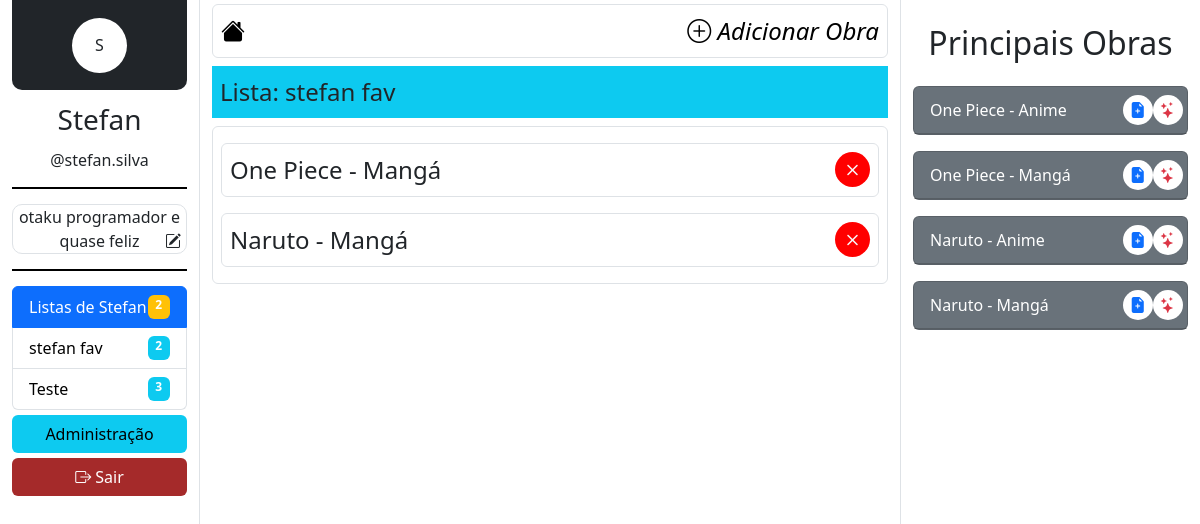
The page /Lista/1 (signed in) on the database its author committed.
### webapp/models.py (models this page shows, shortened)
class Usuario(models.Model):
    class Meta:
        verbose_name = "Usuário"
        verbose_name_plural = "Usuários"
    nome = models.CharField("Nome do Usuario", max_length=150)
    biografia = models.TextField("Biografia do Usuario", max_length=1500, blank=True, null=True)
    user = models.ForeignKey(User, on_delete=models.CASCADE)
    def GetInicial(self):
        iniciais = ""
        n = self.nome.split(" ")
        for i in n:
            iniciais+=i[0]
        return iniciais

class Lista(models.Model):
    titulo = models.CharField("titulo da lista", max_length=150)
    autor = models.ForeignKey(Usuario, on_delete=models.CASCADE, blank=True, null=True)
    obras = models.ManyToManyField(Obra, blank=True)
    def getQtdItens(self):
        return len(list(self.obras.all()))

class Obra(models.Model):
    class Meta:
        verbose_name = "Obra"
        verbose_name_plural = "Obras"
    nome = models.CharField("Nome do anime", max_length=250)
    resumo = models.TextField("Resumo do anime", max_length=2500, blank=True, null=True)
    tipos = (
        ("0","Anime"),
        ("1","Mangá"),
        ("2","Jogo"),
    )
    tipo = models.CharField("Tipo de obra", choices=tipos, max_length=15, default=tipos[0][1])
    def __str__(self):
        return self.nome + " - " + str(self.tipos[int(self.tipo)][1])

### webapp/views.py (the view)
# urls.py: path('Lista/<int:id>', ListaView, name="Lista"),
def ListaView(request, id):
    usuario = None
    listas = []
    feed = []
    if request.user.is_authenticated:
        usuario = Usuario.objects.get(user=request.user)
        listas = list(Lista.objects.filter(autor = usuario))
        principal = Lista.objects.get(pk=id)
    return render(request, 'conteudo_lista.html', {
        "titulo": "Lista: "+principal.titulo,
        "user":usuario,
        "obras":Obra.objects.all(),
        'listas':listas,
        "len_listas":len(listas),
        'lista_principal': principal,
    })

### webapp/templates/conteudo_lista.html
{% extends 'home.html' %}
{% block conteudo %}
    <div class="w-100 border m-1 p-2 rounded fs-4 d-flex justify-content-between">
        <a href="{% url 'Home' %}"><i class="bi bi-house-fill"></i></a>
        <a href="{% url 'Home' %}"><i class="bi bi-plus-circle"> Adicionar Obra</i></a>
    </div>
    <div class="w-100 m-1 p-2 fs-4 d-flex bg bg-info fs-3">
        Lista: {{lista_principal.titulo}}
    </div>
    <div class="w-100 border m-1 p-2 rounded fs-4 d-flex" style="flex-direction: column !important; ">
        {% for anime in lista_principal.obras.all %}
            <div class="border rounded my-2 p-2 d-flex justify-content-between w-100">
                <text>{{anime}}</text>
                <div class="acoes">
                    <a class="bi bi-x btn-del text-light"></a>
                </div>
            </div>
        {% endfor %}
    </div>
{% endblock %}

### webapp/templates/home.html (shortened to what this page needs)
{% extends 'base.html' %}
{% block page %}
<div class="container-fluid h-100 fixed">
    <div class="row">
      <div class="col-2 border-end">
        <div class="w-100 bg bg-dark centralizar" style="height: 90px; border-radius: 0 0 10px 10px">
          {% if user %}
            <div class="icon-user centralizar">{{user.GetInicial}}</div>
            {% else %}
            <a href="{% url 'login' %}" class="icon-user centralizar">
              <i class="bi bi-box-arrow-in-left"></i>
            </a>
          {% endif %}
        </div>
        {% if user %}
          <a class="" href="{% url 'Perfil' user.user.username %}">
          <div class="my-2 fs-3 text-center text-dark">{{user.nome}}</div>
          <div class="my-1 text-center text-dark">@{{user.user.username}}</div>
          <div class="linha"></div>
          <div class="my-1 border text-center text-dark" style="border-radius: 10px; position: relative;">
            {{user.biografia}}
            <i class="bi bi-pencil-square" style="position: absolute; bottom: 0px; right: 5px;"></i>
          </div>
          </a>
        {% else %}
          <div class="my-2 fs-3 text-center text-dark">Faça Login</div>
          <div class="my-1 text-center text-dark">Para criar sua lista e compartilhar com os amigos</div>
        {% endif %}
        <div class="linha"></div>
        {% if user %}
          <div class="listas">
            <ul class="list-group">
              <li class="list-group-item active d-flex justify-content-between" aria-current="true">Listas de {{user.nome}}<span class="badge bg-warning">{{len_listas}}</span></li>
              {% for lista in listas %}
              <li class="list-group-item d-flex justify-content-between"><a href="{% url 'Lista' lista.id %}" class="w-100 d-flex justify-content-between">{{lista.titulo}}<span class="badge bg-info">{{lista.getQtdItens}}</span></a></li>
              {% endfor %}
            </ul>
          </div>
          {% if request.user.is_superuser%}
            <a href="/admin/webapp" class="btn w-100 bg bg-info" style="margin: 5px 0px;">
              Administração
            </a>
          {% endif %}
          <a href="/admin}" class="btn w-100" style="color: white !important; background-color: #A52A2A; marign: 5px 0px;">
            <i class="bi bi-box-arrow-right"></i>
            Sair
          </a>
        {% else %}
          <a href="{% url 'login' %}" class="btn w-100" style="color: white !important; background-color: #A52A2A;">
            <i class="bi bi-box-arrow-right"></i>
            Entrar
          </a>
        {% endif %}
      </div>
      <div class="col-7 d-flex flex-column align-items-center justify-content-start" style="overflow: auto; height: 100vh; position: relative;">
        {% if feed %}
          <h3 class="fs-3 text-start w-100 d-flex align-items-center px-3 text-dark bg bg-light w-100" style="height: 50px; box-shadow: 0 0 15px gray; position: absolute; top: 0px; z-index: 999;">Novidades</h3>
          <div class="py-3 my-3 w-100"></div>
          {% for p in feed %}
            <div class="card w-100 my-2">
              <div class="card-header">
                {{p.autor.nome}}
              </div>
              <div class="card-body">
                <p class="card-text">{{p.atualizacao}}</p>
                <a href="{% url 'OpenNews' p.id %}" class="w-100 btn btn-success text-light">Visualizar</a>
              </div>
            </div>
          {% endfor %}
        {% else %}
          {% block conteudo %}{% endblock %}
        {% endif %}
      </div>
      <div class="col-3 border-start text-center">
        <h2 class="fs-2 text-center w-100 my-4">Principais Obras</h2>
        {% for o in obras %}
          <div class="card text-bg-secondary mb-3 w-100" style="">
            <div class="card-header d-flex align-items-center justify-content-between">
              {{o}}
              <div class="btns-card">
                <i class="btn-bi bi bi-file-earmark-plus-fill text-primary" style="--t: Adicionar na lista"></i>
                <i class="btn-bi bi bi-stars text-danger" style="--t: avaliar"></i>
              </div>
            </div>
          </div>
        {% endfor %}
      </div>
    </div>
</div>
{% endblock %}

### webapp/templates/home.html (style rules this page uses)
a { text-decoration: none !important; color: black !important; cursor: pointer; }
.centralizar { display: flex; align-items: center; justify-content: center; }
.icon-user { width: 55px; height: 55px; background-color: white; border-radius: 50%; }
.linha { width: 100%; height: 2px; background-color: black; margin: 15px 0px; }
.btns-card { width: 20%; display: flex; align-items: center; justify-content: space-between; }
.btn-bi { min-width: 30px; min-height: 30px; background-color: white; border-radius: 50%; display: flex; align-items: center; justify-content: center; cursor: pointer; transition: 0.8s; }
.btn-del { width: 35px; height: 35px; display: flex; align-items: center; justify-content: center; background-color: red; color: white; border-radius: 50%; }

### rows shown on the page
Usuario: GetInicial "S", nome "Stefan", user.username "stefan.silva", biografia "otaku programador e quase feliz"
Lista: titulo "stefan fav", getQtdItens "2"
Lista: titulo "Teste", getQtdItens "3"
Obra: nome+tipo "One Piece - Mangá"
Obra: nome+tipo "Naruto - Mangá"
Obra: nome+tipo "One Piece - Anime"
Obra: nome+tipo "Naruto - Anime"

### other values the page prints
{{ len_listas }} "2"
